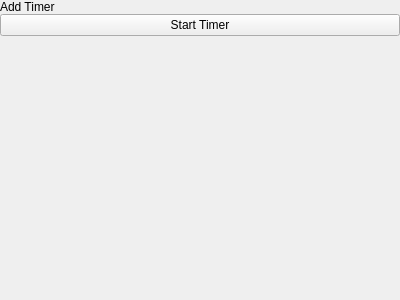
<?xml version="1.0" encoding="UTF-8"?>
<ui version="4.0">
 <class>NewTimerPopover</class>
 <widget class="QWidget" name="NewTimerPopover">
  <property name="geometry">
   <rect>
    <x>0</x>
    <y>0</y>
    <width>400</width>
    <height>300</height>
   </rect>
  </property>
  <property name="windowTitle">
   <string notr="true">Form</string>
  </property>
  <layout class="QVBoxLayout" name="verticalLayout">
   <property name="spacing">
    <number>0</number>
   </property>
   <property name="leftMargin">
    <number>0</number>
   </property>
   <property name="topMargin">
    <number>0</number>
   </property>
   <property name="rightMargin">
    <number>0</number>
   </property>
   <property name="bottomMargin">
    <number>0</number>
   </property>
   <item>
    <widget class="tTitleLabel" name="titleLabel">
     <property name="text">
      <string>Add Timer</string>
     </property>
    </widget>
   </item>
   <item>
    <layout class="QVBoxLayout" name="pickerLayout"/>
   </item>
   <item>
    <widget class="QPushButton" name="startButton">
     <property name="text">
      <string>Start Timer</string>
     </property>
    </widget>
   </item>
   <item>
    <spacer name="verticalSpacer">
     <property name="orientation">
      <enum>Qt::Vertical</enum>
     </property>
     <property name="sizeHint" stdset="0">
      <size>
       <width>20</width>
       <height>253</height>
      </size>
     </property>
    </spacer>
   </item>
  </layout>
 </widget>
 <customwidgets>
  <customwidget>
   <class>tTitleLabel</class>
   <extends>QLabel</extends>
   <header location="global">ttitlelabel.h</header>
   <slots>
    <signal>backButtonClicked()</signal>
   </slots>
  </customwidget>
 </customwidgets>
 <resources/>
 <connections/>
</ui>
